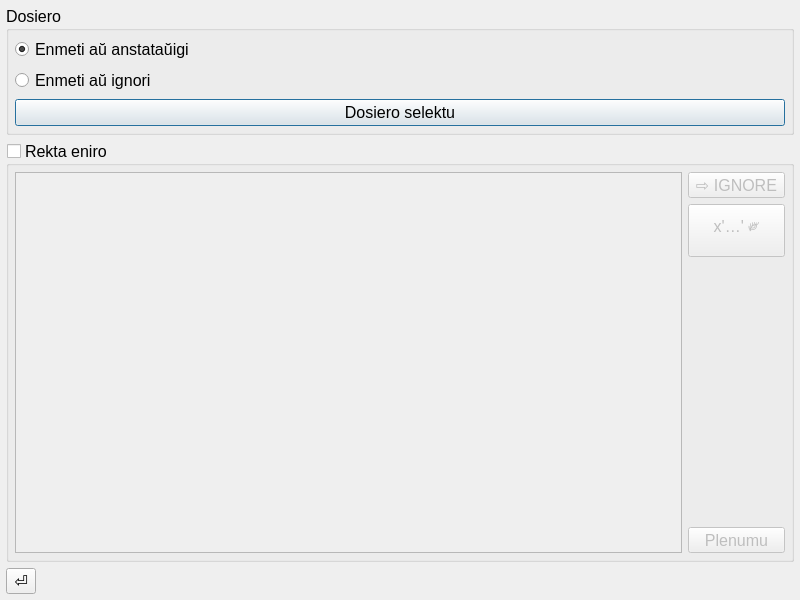
<?xml version="1.0" encoding="UTF-8"?>
<ui version="4.0">
 <class>datumojrestauxro</class>
 <widget class="QDialog" name="datumojrestauxro">
  <property name="geometry">
   <rect>
    <x>0</x>
    <y>0</y>
    <width>800</width>
    <height>600</height>
   </rect>
  </property>
  <property name="font">
   <font>
    <family>Noto Sans UI</family>
    <pointsize>12</pointsize>
   </font>
  </property>
  <property name="windowTitle">
   <string>Datumoj restaŭro</string>
  </property>
  <property name="locale">
   <locale language="C" country="AnyCountry"/>
  </property>
  <layout class="QVBoxLayout" name="verticalLayout_3">
   <property name="leftMargin">
    <number>6</number>
   </property>
   <property name="topMargin">
    <number>6</number>
   </property>
   <property name="rightMargin">
    <number>6</number>
   </property>
   <property name="bottomMargin">
    <number>6</number>
   </property>
   <item>
    <widget class="QGroupBox" name="groupBox">
     <property name="title">
      <string>Dosiero</string>
     </property>
     <layout class="QVBoxLayout" name="verticalLayout">
      <property name="leftMargin">
       <number>6</number>
      </property>
      <property name="topMargin">
       <number>6</number>
      </property>
      <property name="rightMargin">
       <number>6</number>
      </property>
      <property name="bottomMargin">
       <number>6</number>
      </property>
      <item>
       <widget class="QRadioButton" name="enmetiAuxAnstatauxigi">
        <property name="text">
         <string>Enmeti aŭ anstataŭigi </string>
        </property>
        <property name="checked">
         <bool>true</bool>
        </property>
       </widget>
      </item>
      <item>
       <widget class="QRadioButton" name="enmetiAuxIgnori">
        <property name="text">
         <string>Enmeti aŭ ignori</string>
        </property>
       </widget>
      </item>
      <item>
       <widget class="QPushButton" name="dosieroSelektu">
        <property name="text">
         <string>Dosiero selektu</string>
        </property>
       </widget>
      </item>
     </layout>
    </widget>
   </item>
   <item>
    <widget class="QGroupBox" name="groupBox_2">
     <property name="title">
      <string>Rekta eniro</string>
     </property>
     <property name="checkable">
      <bool>true</bool>
     </property>
     <property name="checked">
      <bool>false</bool>
     </property>
     <layout class="QHBoxLayout" name="horizontalLayout_2">
      <property name="leftMargin">
       <number>6</number>
      </property>
      <property name="topMargin">
       <number>6</number>
      </property>
      <property name="rightMargin">
       <number>6</number>
      </property>
      <property name="bottomMargin">
       <number>6</number>
      </property>
      <item>
       <widget class="QPlainTextEdit" name="ordono">
        <property name="font">
         <font>
          <family>Monospace</family>
          <pointsize>9</pointsize>
         </font>
        </property>
       </widget>
      </item>
      <item>
       <layout class="QVBoxLayout" name="verticalLayout_2">
        <item>
         <widget class="QToolButton" name="sxangxuIgnori">
          <property name="sizePolicy">
           <sizepolicy hsizetype="Minimum" vsizetype="Fixed">
            <horstretch>0</horstretch>
            <verstretch>0</verstretch>
           </sizepolicy>
          </property>
          <property name="text">
           <string>⇨ IGNORE</string>
          </property>
         </widget>
        </item>
        <item>
         <widget class="QToolButton" name="deksesumaMalcxifru">
          <property name="sizePolicy">
           <sizepolicy hsizetype="Minimum" vsizetype="Fixed">
            <horstretch>0</horstretch>
            <verstretch>0</verstretch>
           </sizepolicy>
          </property>
          <property name="text">
           <string>x'…' ༗</string>
          </property>
         </widget>
        </item>
        <item>
         <spacer name="verticalSpacer">
          <property name="orientation">
           <enum>Qt::Vertical</enum>
          </property>
          <property name="sizeHint" stdset="0">
           <size>
            <width>20</width>
            <height>40</height>
           </size>
          </property>
         </spacer>
        </item>
        <item>
         <widget class="QToolButton" name="plenumu">
          <property name="sizePolicy">
           <sizepolicy hsizetype="Minimum" vsizetype="Fixed">
            <horstretch>0</horstretch>
            <verstretch>0</verstretch>
           </sizepolicy>
          </property>
          <property name="text">
           <string>Plenumu</string>
          </property>
         </widget>
        </item>
       </layout>
      </item>
     </layout>
    </widget>
   </item>
   <item>
    <layout class="QHBoxLayout" name="horizontalLayout">
     <item>
      <widget class="QToolButton" name="abortu">
       <property name="text">
        <string>⏎</string>
       </property>
      </widget>
     </item>
     <item>
      <spacer name="horizontalSpacer">
       <property name="orientation">
        <enum>Qt::Horizontal</enum>
       </property>
       <property name="sizeHint" stdset="0">
        <size>
         <width>40</width>
         <height>20</height>
        </size>
       </property>
      </spacer>
     </item>
    </layout>
   </item>
  </layout>
 </widget>
 <resources/>
 <connections/>
</ui>
